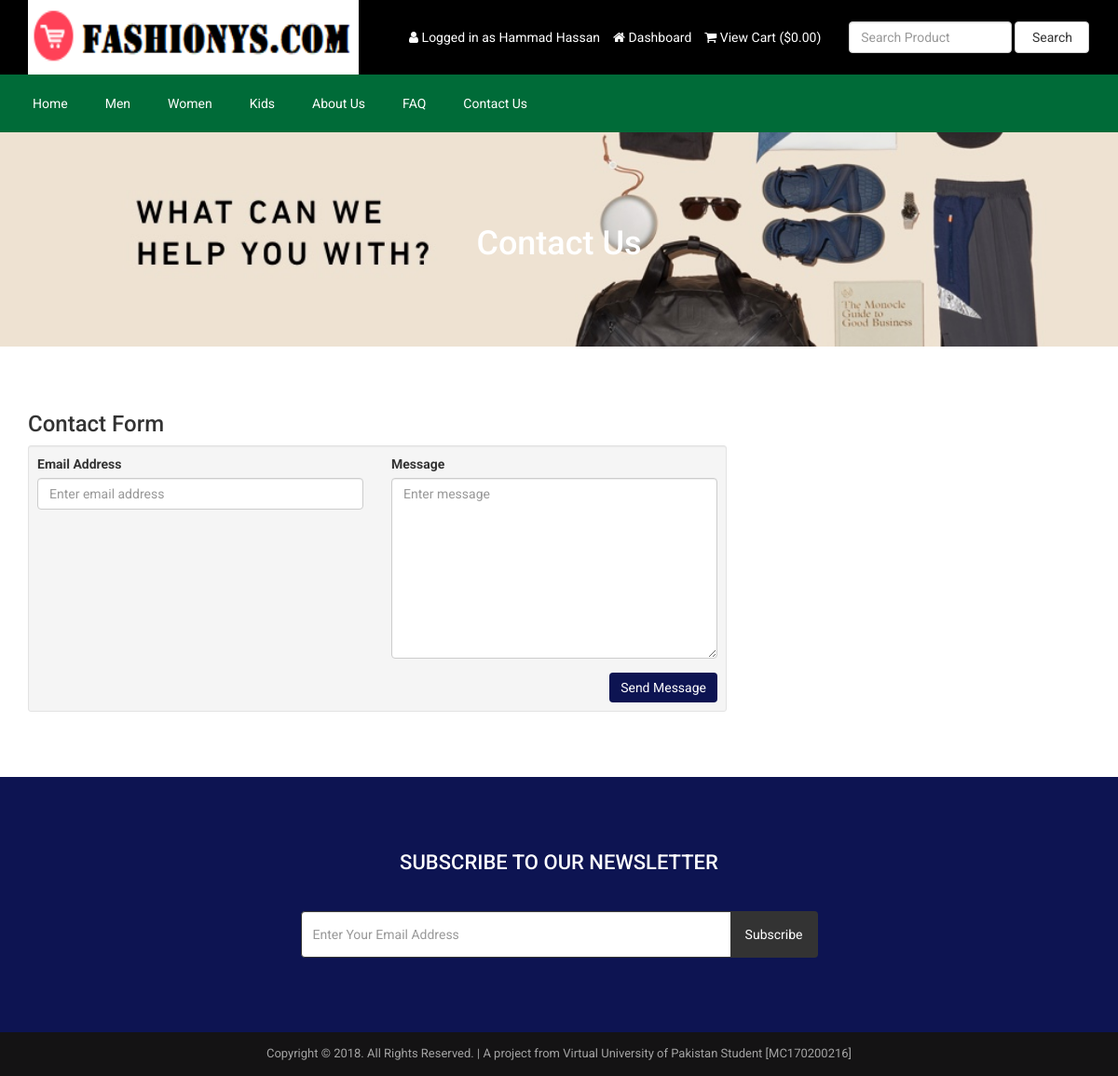
The app's page /contact.php (signed in) with its own data.
### tables this page shows
CREATE TABLE `tbl_settings` (
  `id` int(11) NOT NULL,
  `logo` varchar(255) NOT NULL,
  `favicon` varchar(255) NOT NULL,
  `footer_about` text NOT NULL,
  `footer_copyright` text NOT NULL,
  `contact_address` text NOT NULL,
  `contact_email` varchar(255) NOT NULL,
  `contact_phone` varchar(255) NOT NULL,
  `contact_fax` varchar(255) NOT NULL,
  `contact_map_iframe` text NOT NULL,
  `receive_email` varchar(255) NOT NULL,
  `receive_email_subject` varchar(255) NOT NULL,
  `receive_email_thank_you_message` text NOT NULL,
  `forget_password_message` text NOT NULL,
  `total_recent_post_footer` int(10) NOT NULL,
  `total_popular_post_footer` int(10) NOT NULL,
  `total_recent_post_sidebar` int(11) NOT NULL,
  `total_popular_post_sidebar` int(11) NOT NULL,
  `total_featured_product_home` int(11) NOT NULL,
  `total_latest_product_home` int(11) NOT NULL,
  `total_popular_product_home` int(11) NOT NULL,
  `meta_title_home` text NOT NULL,
  `meta_keyword_home` text NOT NULL,
  `meta_description_home` text NOT NULL,
  `banner_login` varchar(255) NOT NULL,
  `banner_registration` varchar(255) NOT NULL,
  `banner_forget_password` varchar(255) NOT NULL,
  `banner_reset_password` varchar(255) NOT NULL,
  `banner_search` varchar(255) NOT NULL,
  `banner_cart` varchar(255) NOT NULL,
  `banner_checkout` varchar(255) NOT NULL,
  `banner_product_category` varchar(255) NOT NULL,
  `banner_blog` varchar(255) NOT NULL,
  `cta_title` varchar(255) NOT NULL,
  `cta_content` text NOT NULL,
  `cta_read_more_text` varchar(255) NOT NULL,
  `cta_read_more_url` varchar(255) NOT NULL,
  `cta_photo` varchar(255) NOT NULL,
  `featured_product_title` varchar(255) NOT NULL,
  `featured_product_subtitle` varchar(255) NOT NULL,
  `latest_product_title` varchar(255) NOT NULL,
  `latest_product_subtitle` varchar(255) NOT NULL,
  `popular_product_title` varchar(255) NOT NULL,
  `popular_product_subtitle` varchar(255) NOT NULL,
  `testimonial_title` varchar(255) NOT NULL,
  `testimonial_subtitle` varchar(255) NOT NULL,
  `testimonial_photo` varchar(255) NOT NULL,
  `blog_title` varchar(255) NOT NULL,
  `blog_subtitle` varchar(255) NOT NULL,
  `newsletter_text` text NOT NULL,
  `paypal_email` varchar(255) NOT NULL,
  `stripe_public_key` varchar(255) NOT NULL,
  `stripe_secret_key` varchar(255) NOT NULL,
  `bank_detail` text NOT NULL,
  `before_head` text NOT NULL,
  `after_body` text NOT NULL,
  `before_body` text NOT NULL,
  `home_service_on_off` int(11) NOT NULL,
  `home_welcome_on_off` int(11) NOT NULL,
  `home_featured_product_on_off` int(11) NOT NULL,
  `home_latest_product_on_off` int(11) NOT NULL,
  `home_popular_product_on_off` int(11) NOT NULL,
  `home_testimonial_on_off` int(11) NOT NULL,
  `home_blog_on_off` int(11) NOT NULL,
  `newsletter_on_off` int(11) NOT NULL,
  `ads_above_welcome_on_off` int(1) NOT NULL,
  `ads_above_featured_product_on_off` int(1) NOT NULL,
  `ads_above_latest_product_on_off` int(1) NOT NULL,
  `ads_above_popular_product_on_off` int(1) NOT NULL,
  `ads_above_testimonial_on_off` int(1) NOT NULL,
  `ads_category_sidebar_on_off` int(1) NOT NULL
);

CREATE TABLE `tbl_top_category` (
  `tcat_id` int(11) NOT NULL,
  `tcat_name` varchar(255) NOT NULL,
  `show_on_menu` int(1) NOT NULL
);

CREATE TABLE `tbl_page` (
  `id` int(11) NOT NULL,
  `about_title` varchar(255) NOT NULL,
  `about_content` text NOT NULL,
  `about_banner` varchar(255) NOT NULL,
  `about_meta_title` varchar(255) NOT NULL,
  `about_meta_keyword` text NOT NULL,
  `about_meta_description` text NOT NULL,
  `faq_title` varchar(255) NOT NULL,
  `faq_banner` varchar(255) NOT NULL,
  `faq_meta_title` varchar(255) NOT NULL,
  `faq_meta_keyword` text NOT NULL,
  `faq_meta_description` text NOT NULL,
  `blog_title` varchar(255) NOT NULL,
  `blog_banner` varchar(255) NOT NULL,
  `blog_meta_title` varchar(255) NOT NULL,
  `blog_meta_keyword` text NOT NULL,
  `blog_meta_description` text NOT NULL,
  `contact_title` varchar(255) NOT NULL,
  `contact_banner` varchar(255) NOT NULL,
  `contact_meta_title` varchar(255) NOT NULL,
  `contact_meta_keyword` text NOT NULL,
  `contact_meta_description` text NOT NULL,
  `pgallery_title` varchar(255) NOT NULL,
  `pgallery_banner` varchar(255) NOT NULL,
  `pgallery_meta_title` varchar(255) NOT NULL,
  `pgallery_meta_keyword` text NOT NULL,
  `pgallery_meta_description` text NOT NULL,
  `vgallery_title` varchar(255) NOT NULL,
  `vgallery_banner` varchar(255) NOT NULL,
  `vgallery_meta_title` varchar(255) NOT NULL,
  `vgallery_meta_keyword` text NOT NULL,
  `vgallery_meta_description` text NOT NULL
);

### contact.php (the view, shortened to what this page needs)
<?php require_once('header.php'); ?>
<?php
$statement = $pdo->prepare("SELECT * FROM tbl_page WHERE id=1");
$statement->execute();
$result = $statement->fetchAll(PDO::FETCH_ASSOC);
foreach ($result as $row) {
    $contact_title = $row['contact_title'];
    $contact_banner = $row['contact_banner'];
}
?>
<div class="page-banner" style="background-image: url(assets/uploads/<?php echo $contact_banner; ?>);">
    <div class="inner">
        <h1><?php echo $contact_title; ?></h1>
    </div>
</div>
<div class="page">
    <div class="container">
        <div class="row">
            <div class="col-md-12">
                <h3>Contact Form</h3>
                <div class="row cform">
                    <div class="col-md-8">
                        <div class="well well-sm">
                            <form action="" method="post">
                            <div class="row">
                                <div class="col-md-6">
                                    <div class="form-group">
                                        <label for="email">Email Address</label>
                                        <input type="email" class="form-control" name="visitor_email" placeholder="Enter email address">
                                    </div>
                                </div>
                                <div class="col-md-6">
                                    <div class="form-group">
                                        <label for="name">Message</label>
                                        <textarea name="visitor_message" class="form-control" rows="9" cols="25" placeholder="Enter message"></textarea>
                                    </div>
                                </div>
                                <div class="col-md-12">
                                    <input type="submit" value="Send Message" class="btn btn-primary pull-right" name="form_contact">
                                </div>
                            </div>
                            </form>
                        </div>
                    </div>
                </div>
            </div>
        </div>
    </div>
</div>
<?php require_once('footer.php'); ?>

### header.php (shortened to what this page needs)
<?php
include("admin/inc/config.php");
$statement = $pdo->prepare("SELECT * FROM tbl_settings WHERE id=1");
$statement->execute();
$result = $statement->fetchAll(PDO::FETCH_ASSOC);
foreach ($result as $row)
{
	$logo = $row['logo'];
}
?>
<!DOCTYPE html>
<html lang="en">
<head>
	<link rel="stylesheet" href="assets/css/bootstrap.min.css">
	<link rel="stylesheet" href="assets/css/font-awesome.min.css">
	<link rel="stylesheet" href="assets/css/owl.carousel.min.css">
	<link rel="stylesheet" href="assets/css/owl.theme.default.min.css">
	<link rel="stylesheet" href="assets/css/jquery.bxslider.min.css">
    <link rel="stylesheet" href="assets/css/magnific-popup.css">
    <link rel="stylesheet" href="assets/css/rating.css">
	<link rel="stylesheet" href="assets/css/spacing.css">
	<link rel="stylesheet" href="assets/css/bootstrap-touch-slider.css">
	<link rel="stylesheet" href="assets/css/animate.min.css">
	<link rel="stylesheet" href="assets/css/tree-menu.css">
	<link rel="stylesheet" href="assets/css/select2.min.css">
	<link rel="stylesheet" href="assets/css/main.css">
	<link rel="stylesheet" href="assets/css/responsive.css">
	<?php
	$statement = $pdo->prepare("SELECT * FROM tbl_page WHERE id=1");
	$statement->execute();
	$result = $statement->fetchAll(PDO::FETCH_ASSOC);
		?>
</head>
<body>
<div class="header"  style="background-color:Black;">
	<div class="container">
		<div class="row inner">
			<div class="col-md-4 logo">
				<a href="index.php"><img src="assets/uploads/<?php echo $logo; ?>" alt="logo image"></a>
			</div>
			<div class="col-md-5 right">
				<ul >
					<?php
					if(isset($_SESSION['customer'])) {
						?>
						<li style="color:white"><i class="fa fa-user" ></i> <?php echo LANG_VALUE_13; ?> <?php echo $_SESSION['customer']['cust_name']; ?></li>
						<li ><a href="dashboard.php" style="color:white"><i class="fa fa-home"></i> <?php echo LANG_VALUE_89; ?></a></li>
						<?php
					} else {
						?>
						<li ><a href="login.php" style="color:white"><i class="fa fa-sign-in"></i> <?php echo LANG_VALUE_9; ?></a></li>
						<li ><a href="registration.php" style="color:white"><i class="fa fa-user-plus"></i> <?php echo LANG_VALUE_15; ?></a></li>
						<?php
					}
					?>
					<li><a href="cart.php" style="color:white"><i class="fa fa-shopping-cart"></i> <?php echo LANG_VALUE_19; ?> (<?php echo LANG_VALUE_1; ?><?php
					if(isset($_SESSION['cart_p_id'])) {
						$table_total_price = 0;
						$i=0;
	                    foreach($_SESSION['cart_p_qty'] as $key => $value)
	                    {
	                        $i++;
	                        $arr_cart_p_qty[$i] = $value;
	                    }                    $i=0;
	                    foreach($_SESSION['cart_p_current_price'] as $key => $value)
	                    {
	                        $i++;
	                        $arr_cart_p_current_price[$i] = $value;
	                    }
	                    for($i=1;$i<=count($arr_cart_p_qty);$i++) {
	                    	$row_total_price = $arr_cart_p_current_price[$i]*$arr_cart_p_qty[$i];
	                        $table_total_price = $table_total_price + $row_total_price;
	                    }
						echo $table_total_price;
					} else {
						echo '0.00';
					}
					?>)</a></li>
				</ul>
			</div>
			<div class="col-md-3 search-area">
				<form class="navbar-form navbar-left" role="search" action="search-result.php" method="get">
					<div class="form-group">
						<input type="text" class="form-control search-top" placeholder="<?php echo LANG_VALUE_2; ?>" name="search_text">
					</div>
					<button type="submit" class="btn btn-default" ><?php echo LANG_VALUE_3; ?></button>
				</form>
			</div>
		</div>
	</div>
</div>
<div class="nav" style="background-color:#006B38FF;" >
	<div class="container" >
		<div class="row">
			<div class="col-md-12 pl_0 pr_0">
				<div class="menu-container">
					<div class="menu" style="background-color:#006B38FF;" >
						<ul>
							<li><a href="home.php">Home</a></li>
							<?php
							$statement = $pdo->prepare("SELECT * FROM tbl_top_category WHERE show_on_menu=1");
							$statement->execute();
							$result = $statement->fetchAll(PDO::FETCH_ASSOC);
							foreach ($result as $row) {
								?>
								<li><a href="product-category.php?id=<?php echo $row['tcat_id']; ?>&type=top-category"><?php echo $row['tcat_name']; ?></a>
								</li>
								<?php
							}
							?>
							<?php
							$statement = $pdo->prepare("SELECT * FROM tbl_page WHERE id=1");
							$statement->execute();
							$result = $statement->fetchAll(PDO::FETCH_ASSOC);
							foreach ($result as $row) {
								$about_title = $row['about_title'];
								$faq_title = $row['faq_title'];
								$contact_title = $row['contact_title'];
							}
							?>
							<li><a href="about.php"><?php echo $about_title; ?></a></li>
							<li><a href="faq.php"><?php echo $faq_title; ?></a></li>
							<li><a href="contact.php"><?php echo $contact_title; ?></a></li>
						</ul>
					</div>
				</div>
			</div>
		</div>
	</div>
</div>

### footer.php (shortened to what this page needs)
<?php
$statement = $pdo->prepare("SELECT * FROM tbl_settings WHERE id=1");
$statement->execute();
$result = $statement->fetchAll(PDO::FETCH_ASSOC);
foreach ($result as $row)
{
	$footer_copyright = $row['footer_copyright'];
    $newsletter_on_off = $row['newsletter_on_off'];
}
?>
<?php if($newsletter_on_off == 1): ?>
<section class="home-newsletter">
	<div class="container">
		<div class="row">
			<div class="col-md-6 col-md-offset-3">
				<div class="single">
				<form action="" method="post">
					<h2><?php echo LANG_VALUE_93; ?></h2>
					<div class="input-group">
			        	<input type="email" class="form-control" placeholder="<?php echo LANG_VALUE_95; ?>" name="email_subscribe">
			         	<span class="input-group-btn">
			         	<button class="btn btn-theme" type="submit" name="form_subscribe"><?php echo LANG_VALUE_92; ?></button>
			         	</span>
			        </div>
				</div>
			</div>
		</div>
	</div>
</section>
<?php endif; ?>
<div class="footer-bottom">
	<div class="container">
		<div class="row">
			<div class="col-md-12 copyright">
				<?php echo $footer_copyright; ?>
			</div>
		</div>
	</div>
</div>
</body>
</html>

### assets/css/main.css (style rules this page uses)
* { margin: 0; padding: 0; }
body { font-family: 'Roboto', sans-serif; font-size: 14px; }
h1, h2, h3, h4, h5, h6 { font-family: 'Roboto', sans-serif; }
a { text-decoration: none; }
.header { width: 100%; height: auto; background: #fff; }
.header .inner { height: auto; display: table; }
.header .logo { float: none; display: table-cell; vertical-align: middle; }
.header .logo img { max-width: 100%; height: 80px; }
.header .navbar-form .form-control { width: 300px; }
.header .search-area { float: none; display: table-cell; vertical-align: middle; }
.header .search-area .form-group { width: calc(100% - 84px); }
.header .search-area button { width: 80px; }
.header .search-area form { width: 100%; }
.header .right { float: none; display: table-cell; vertical-align: middle; padding-right: 0; }
.header .right ul { float: right; margin-bottom: 0; }
.header .right ul li { list-style-type: none; float: left; margin-left: 14px; color: #0d1452; }
.header .right ul li a { color: #0d1452; }
.header .navbar-form .search-top { width: 100%; }
.nav { background: #0d1452; }
.menu-container { width: 100%; margin: 0 auto; background: #0d1452; }
.menu-dropdown-icon:before { content: "\f067"; font-family: "FontAwesome"; display: none; cursor: pointer; float: right; padding: 1.5em 2em; background: #fff; color: #333; }
.menu > ul { margin: 0 auto; width: 100%; list-style: none; padding: 0; position: relative; box-sizing: border-box; }
.menu > ul:before, .menu > ul:after { content: ""; display: table; }
.menu > ul:after { clear: both; }
.menu > ul > li { float: left; padding: 0; margin: 0; }
.menu > ul > li a { text-decoration: none; padding: 1.5em 20px; display: block; color: #fff; }
.footer-bottom { width: 100%; height: auto; background: #141314; padding: 14px 0; }
.footer-bottom .copyright { font-size: 13px; color: #a3a3a3; text-align: center; }
.page-banner { width: 100%; height: auto; background-repeat: no-repeat; background-position: center center; -webkit-background-size: cover; background-size: cover; position: relative; padding-top: 80px; padding-bottom: 80px; overflow: hidden; }
.page-banner h1 { color: #fff; text-align: center; z-index: 999; position: relative; }
.page { width: 100%; height: auto; padding-top: 50px; padding-bottom: 50px; }
.cform input[type="submit"] { background: #0d1452; border: 0; }
.home-newsletter { padding: 80px 0; background: #0d1452; }
.home-newsletter .single { max-width: 650px; margin: 0 auto; text-align: center; position: relative; z-index: 2; }
.home-newsletter .single h2 { font-size: 22px; color: white; text-transform: uppercase; margin-bottom: 40px; margin-top: 0; }
.home-newsletter .single .form-control { height: 50px; border-color: #333; outline: none; }
.home-newsletter .single .btn { min-height: 50px; background: #333; color: #fff; padding-left: 15px; padding-right: 15px; }

### assets/css/responsive.css (style rules this page uses)
@media only screen and (min-width: 992px) { .header .inner { width: 100%; } }
@media only screen and (min-width: 992px) { .header .search-area { padding-right: 0; } }
@media only screen and (min-width: 992px) { .header .search-area form { padding-right: 0; } }
@media only screen and (min-width: 992px) { .header .container { padding-right: 0; } }

### records on screen
tbl_settings: logo (picture), footer_copyright "Copyright © 2018. All Rights Reserved. | A project from Virtual University of Pakistan Student [MC170200216]"
tbl_top_category: tcat_name "Men"
tbl_top_category: tcat_name "Women"
tbl_top_category: tcat_name "Kids"
tbl_page: about_title "About Us", faq_title "FAQ", contact_title "Contact Us", contact_banner (picture)

### other values on screen
LANG_VALUE_13 "Logged in as"
$_SESSION['customer']['cust_name'] "Hammad Hassan"
LANG_VALUE_89 "Dashboard"
LANG_VALUE_19 "View Cart"
LANG_VALUE_1 "$"
LANG_VALUE_3 "Search"
LANG_VALUE_93 "SUBSCRIBE TO OUR NEWSLETTER"
LANG_VALUE_92 "Subscribe"
